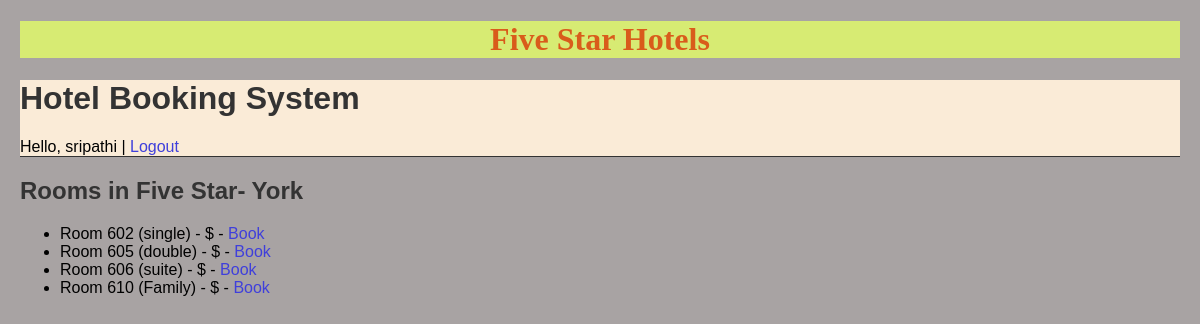
Page /hotel/2/ (signed in) on the committed database.
### booking/models.py (models this page shows, shortened)
class Hotel(models.Model):
    name = models.CharField(max_length=100)
    location = models.CharField(max_length=100)
    description = models.TextField()

class Room(models.Model):
    ROOM_TYPES = [
        ('single', 'Single'),
        ('double', 'Double'),
        ('suite', 'Suite'),
        ('Family', 'Family'),
    ]
    hotel = models. ForeignKey(Hotel, on_delete=models.CASCADE)
    room_number =models.CharField(max_length=10)
    room_type = models.CharField(max_length=10, choices=ROOM_TYPES)
    price_per_night = models.DecimalField(max_digits=6, decimal_places=2)
    is_available = models.BooleanField(default=True)

### booking/views.py (the view)
# urls.py: path('hotel/<int:hotel_id>/', views.room_list, name='room_list'),
def room_list(request, hotel_id):
    hotel = get_object_or_404(Hotel, pk=hotel_id)
    rooms = hotel.room_set.filter(is_available=True)
    return render(request, 'booking/room_list.html', {'hotel': hotel, 'rooms': rooms})

### booking/templates/booking/room_list.html
{% extends 'booking/base.html' %}
{% block content %}
<h2>Rooms in {{ hotel.name }}</h2>
<ul>
  {% for room in rooms %}
    <li>Room {{ room.room_number }} ({{ room.room_type }}) - ${{ room.price }} -
        <a href="{% url 'book_room' room.id %}">Book</a></li>
  {% endfor %}
</ul>
{% endblock %}

### booking/templates/booking/base.html (shortened to what this page needs)
<!DOCTYPE html>
<html>
<head><title>Five Star Hotels</title>
</head>
<body>
  <h1 id="heading">Five Star Hotels</h1>
  <div id="logArea">
  <h1>Hotel Booking System</h1>
  {% if user.is_authenticated %}
    Hello, {{ user.username }} | <a href="{% url 'logout' %}">Logout</a>
  {% else %}
    <a href="{% url 'login' %}">Login</a> | <a href="{% url 'register' %}">Register</a>
  {% endif %}
  </div>
  <hr>
  {% block content %}{% endblock %}
</body>
</html>

### booking/templates/booking/base.html (style rules this page uses)
body { font-family: Arial, sans-serif; margin: 20px; background-color: hwb(0 64% 34%); }
h1, h2 { color: #333; }
#heading { text-align: center; color:#d95c1b; font-family:imogi; background-color: rgb(215, 235, 115); }
#logArea { text-align: left; margin-bottom: 0; background-color: antiquewhite; }
hr { border: 0; height: 1px; background: #333; margin-top: 0; margin-bottom: 20px; }
a { text-decoration: none; color:#3f3fdb; }

### rows in the picture
Hotel: name "Five Star- York"
Room: room_number "602", room_type "single"
Room: room_number "605", room_type "double"
Room: room_number "606", room_type "suite"
Room: room_number "610", room_type "Family"

### other values in the picture
{{ user.username }} "sripathi"
